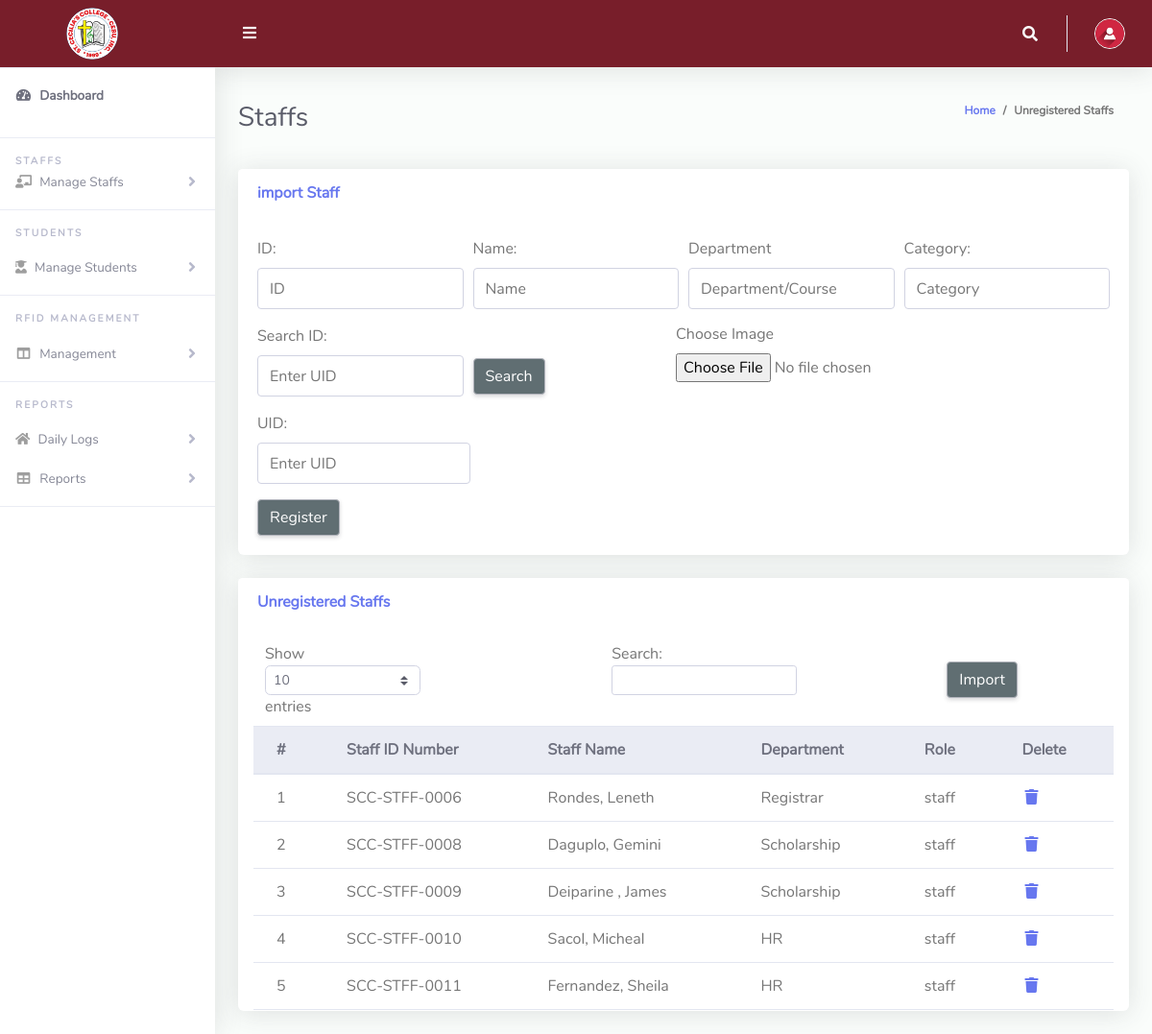
Page /rfid2/Admin/staffsunre.php on the committed database.
### tables this page shows
CREATE TABLE `information` (
  `did` int(100) NOT NULL,
  `schoolid` varchar(20) NOT NULL,
  `name` varchar(100) NOT NULL,
  `department` varchar(100) NOT NULL,
  `category` enum('student','staff','','') NOT NULL
);

### rfid2/Admin/staffsunre.php (the view, shortened to what this page needs)
<?php
include '../Includes/dbcon.php';
?>
<!DOCTYPE html>
<html lang="en">
<head>
  <link href="../vendor/fontawesome-free/css/all.min.css" rel="stylesheet" type="text/css">
  <link href="../vendor/bootstrap/css/bootstrap.min.css" rel="stylesheet" type="text/css">
  <link href="css/ruang-admin.min.css" rel="stylesheet">
</head>
<body id="page-top">
  <div id="wrapper">
      <?php include "Includes/sidebar.php";?>
    <div id="content-wrapper" class="d-flex flex-column">
      <div id="content">
       <?php include "Includes/topbar.php";?>
        <div class="container-fluid" id="container-wrapper">
          <div class="d-sm-flex align-items-center justify-content-between mb-4">
            <h1 class="h3 mb-0 text-gray-800">Staffs</h1>
            <ol class="breadcrumb">
              <li class="breadcrumb-item"><a href="./">Home</a></li>
              <li class="breadcrumb-item active" aria-current="page">Unregistered Staffs</li>
            </ol>
          </div>
          <div class="row">
            <div class="col-lg-12">
              <div class="card mb-4">
                <div class="card-header py-3 d-flex flex-row align-items-center justify-content-between">
                  <h6 class="m-0 font-weight-bold text-primary">import Staff</h6>
                </div>
                <div class="card-body">
                <form method="post" enctype="multipart/form-data" action="registerstaff.php">
                          <div class="form-row">
                                        <div class="form-group col-md-3">
                                            <label for="id">ID:</label>
                                            <input type="text" class="form-control" id="id" name="id" placeholder="ID">
                                        </div>
                                        <div class="form-group col-md-3">
                                            <label for="name">Name:</label>
                                            <input type="text" class="form-control" id="name" name="name"
                                                placeholder="Name">
                                        </div>
                                        <div class="form-group col-md-3">
                                            <label for="department">Department</label>
                                            <input type="text" class="form-control" id="department" name="department"
                                                placeholder="Department/Course">
                                        </div>
                                        <div class="form-group col-md-3">
                                            <label for="category">Category:</label>
                                            <input type="text" class="form-control" id="category" name="category" placeholder="Category">
                                        </div>
                                    </div>
                                    <div class="form-row">
                                        <div class="form-group col-md-3">
                                            <label for="search_id">Search ID:</label>
                                            <input type="text" class="form-control" id="search_id" name="search_id"
                                                placeholder="Enter UID" autocomplete="on">
                                        </div>
                                        <div class="form-group col-md-3">
                                            <button type="button" id="searchButton" class="btn btn-primary"
                                                style="margin-top: 35px;  ">Search</button>
                                        </div>
                                    </div>
                                    <div class="form-group">
                                        <label for="uid">UID:</label>
                                        <input type="text" class="form-control" id="uid" name="uid"
                                            placeholder="Enter UID" required style="width: 25%;">
                                    </div>
                                    <div class="col-md-6" style="float: right; position: absolute; top: 150px; right: 20px; margin-top: 10px;">
                                            <div class="form-group">
                                                <label for="image">Choose Image</label>
                                                <input type="file" class="form-control-file" id="image" name="image"
                                                    accept="image/*">
                                            </div>
                                    </div>
                                    <button type="submit" name="register" class="btn btn-primary">Register</button>
                                </form>
                </div>
              </div>
              <div class="row">
                <div class="col-lg-12">
                <div class="card mb-4">
                  <div class="card-header py-3 d-flex flex-row align-items-center justify-content-between">
                    <h6 class="m-0 font-weight-bold text-primary">Unregistered Staffs</h6>
                  </div>
                  <div class="table-responsive p-3" style="max-height: 400px; overflow-y: auto;">
                    <table class="table align-items-center table-flush table-hover" id="dataTableHover">
                    <form method="post">
                    <button type="button" onclick="openPopup()" class="btn btn-primary" style="    float: right;
    margin-top: 20px; margin-right: 100px">Import</button>
                    </form>
                    <thead class="thead-light">
                        <tr>
                        <th>#</th>
                        <th>Staff ID Number</th>
                        <th>Staff Name</th>
                        <th>Department</th>
                        <th>Role</th>
                        <th>Delete</th>
                        </tr>
                      </thead>
                      <tbody>
                      <?php
                            $query =  "
                            SELECT i.*
                            FROM information i
                            LEFT JOIN registaff r ON i.did = r.did
                            WHERE i.category = 'STAFF' AND r.stid IS NULL
                        ";
                            $rs = $conn->query($query);
                            $num = $rs->num_rows;
                            $sn = 0;
                            if ($num > 0) {
                                while ($rows = $rs->fetch_assoc()) {
                                    $sn++;
                                    echo "
                                    <tr onclick='populateForm(\"" . htmlspecialchars($rows['schoolid']) . "\", \"" . htmlspecialchars($rows['name']) . "\", \"" . htmlspecialchars($rows['department']) . "\", \"" . htmlspecialchars($rows['category']) . "\")'>
                                        <td>" . $sn . "</td>
                                        <td>" . htmlspecialchars($rows['schoolid']) . "</td>
                                        <td>" . htmlspecialchars($rows['name']) . "</td>
                                        <td>" . htmlspecialchars($rows['department']) . "</td>
                                        <td>" . htmlspecialchars($rows['category']) . "</td>
                                        <td><a href='?action=delete&Id=" . $rows['did'] . "'><i class='fas fa-fw fa-trash'></i></a></td>
                                    </tr>";
                                }
                            } else {
                                echo "<tr><td colspan='6' class='text-center'>No Record Found!</td></tr>";
                            }
                        ?>
                        </tbody>
                    </table>
                  </div>
              </div>
            </div>
            </div>
          </div>
        </div>
      </div>
    </div>
  </div>
</body>
</html>

### rows in the picture
information: schoolid "SCC-STFF-0006", name "Rondes, Leneth", department "Registrar", category "staff"
information: schoolid "SCC-STFF-0008", name "Daguplo, Gemini", department "Scholarship", category "staff"
information: schoolid "SCC-STFF-0009", name "Deiparine , James", department "Scholarship", category "staff"
information: schoolid "SCC-STFF-0010", name "Sacol, Micheal", department "HR", category "staff"
information: schoolid "SCC-STFF-0011", name "Fernandez, Sheila", department "HR", category "staff"
